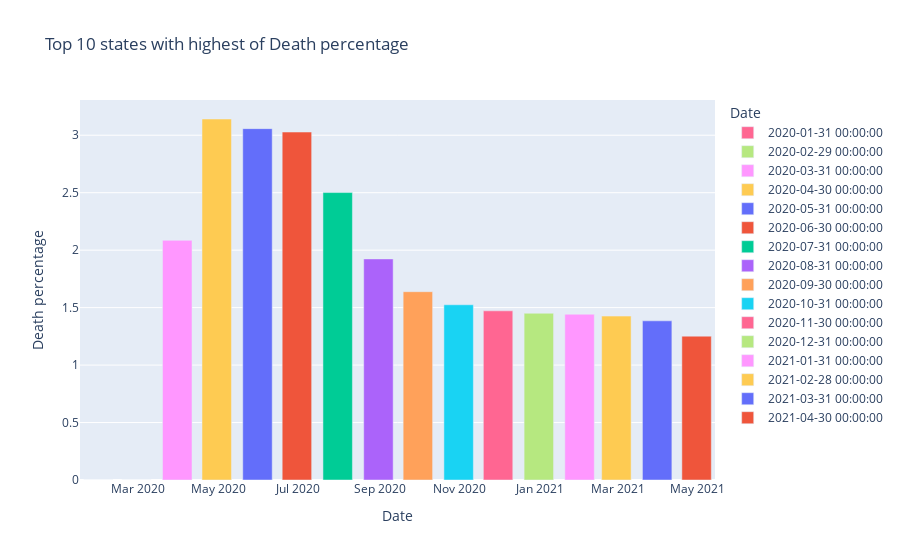

Source (notebook cell):
### Code cell
fig = px.bar(month_wise , 
             x='Date', 
             y='Death_percentage' ,
             hover_data=['Confirmed','Deaths'],color='Date',
             labels={'Death_percentage':'Death percentage'},
             title="Top 10 states with highest of Death percentage")
fig.show()

### Figure 1 — Plotly figure (JSON) as saved in the notebook; plotly's stock layout.template omitted (floating-point values rounded to 4 significant figures)
{"data": [{"alignmentgroup": "True", "customdata": [[2, 0]], "hovertemplate": "Date=%{x}<br>Death percentage=%{y}<br>Confirmed=%{customdata[0]}<br>Deaths=%{customdata[1]}<extra></extra>", "legendgroup": "2020-01-31 00:00:00", "marker": {"color": "#FF6692"}, "name": "2020-01-31 00:00:00", "offsetgroup": "2020-01-31 00:00:00", "orientation": "v", "showlegend": true, "textposition": "auto", "type": "bar", "x": ["2020-01-31T00:00:00"], "xaxis": "x", "y": [0], "yaxis": "y"}, {"alignmentgroup": "True", "customdata": [[86, 0]], "hovertemplate": "Date=%{x}<br>Death percentage=%{y}<br>Confirmed=%{customdata[0]}<br>Deaths=%{customdata[1]}<extra></extra>", "legendgroup": "2020-02-29 00:00:00", "marker": {"color": "#B6E880"}, "name": "2020-02-29 00:00:00", "offsetgroup": "2020-02-29 00:00:00", "orientation": "v", "showlegend": true, "textposition": "auto", "type": "bar", "x": ["2020-02-29T00:00:00"], "xaxis": "x", "y": [0], "yaxis": "y"}, {"alignmentgroup": "True", "customdata": [[9687, 202]], "hovertemplate": "Date=%{x}<br>Death percentage=%{y}<br>Confirmed=%{customdata[0]}<br>Deaths=%{customdata[1]}<extra></extra>", "legendgroup": "2020-03-31 00:00:00", "marker": {"color": "#FF97FF"}, "name": "2020-03-31 00:00:00", "offsetgroup": "2020-03-31 00:00:00", "orientation": "v", "showlegend": true, "textposition": "auto", "type": "bar", "x": ["2020-03-31T00:00:00"], "xaxis": "x", "y": [2.085], "yaxis": "y"}, {"alignmentgroup": "True", "customdata": [[422442, 13270]], "hovertemplate": "Date=%{x}<br>Death percentage=%{y}<br>Confirmed=%{customdata[0]}<br>Deaths=%{customdata[1]}<extra></extra>", "legendgroup": "2020-04-30 00:00:00", "marker": {"color": "#FECB52"}, "name": "2020-04-30 00:00:00", "offsetgroup": "2020-04-30 00:00:00", "orientation": "v", "showlegend": true, "textposition": "auto", "type": "bar", "x": ["2020-04-30T00:00:00"], "xaxis": "x", "y": [3.141], "yaxis": "y"}, {"alignmentgroup": "True", "customdata": [[2938234, 89834]], "hovertemplate": "Date=%{x}<br>Death percentage=%{y}<br>Confirmed=%{customdata[0]}<br>Deaths=%{customdata[1]}<extra></extra>", "legendgroup": "2020-05-31 00:00:00", "marker": {"color": "#636efa"}, "name": "2020-05-31 00:00:00", "offsetgroup": "2020-05-31 00:00:00", "orientation": "v", "showlegend": true, "textposition": "auto", "type": "bar", "x": ["2020-05-31T00:00:00"], "xaxis": "x", "y": [3.057], "yaxis": "y"}, {"alignmentgroup": "True", "customdata": [[10558374, 319690]], "hovertemplate": "Date=%{x}<br>Death percentage=%{y}<br>Confirmed=%{customdata[0]}<br>Deaths=%{customdata[1]}<extra></extra>", "legendgroup": "2020-06-30 00:00:00", "marker": {"color": "#EF553B"}, "name": "2020-06-30 00:00:00", "offsetgroup": "2020-06-30 00:00:00", "orientation": "v", "showlegend": true, "textposition": "auto", "type": "bar", "x": ["2020-06-30T00:00:00"], "xaxis": "x", "y": [3.028], "yaxis": "y"}, {"alignmentgroup": "True", "customdata": [[31726501, 793511]], "hovertemplate": "Date=%{x}<br>Death percentage=%{y}<br>Confirmed=%{customdata[0]}<br>Deaths=%{customdata[1]}<extra></extra>", "legendgroup": "2020-07-31 00:00:00", "marker": {"color": "#00cc96"}, "name": "2020-07-31 00:00:00", "offsetgroup": "2020-07-31 00:00:00", "orientation": "v", "showlegend": true, "textposition": "auto", "type": "bar", "x": ["2020-07-31T00:00:00"], "xaxis": "x", "y": [2.501], "yaxis": "y"}, {"alignmentgroup": "True", "customdata": [[80749620, 1553468]], "hovertemplate": "Date=%{x}<br>Death percentage=%{y}<br>Confirmed=%{customdata[0]}<br>Deaths=%{customdata[1]}<extra></extra>", "legendgroup": "2020-08-31 00:00:00", "marker": {"color": "#ab63fa"}, "name": "2020-08-31 00:00:00", "offsetgroup": "2020-08-31 00:00:00", "orientation": "v", "showlegend": true, "textposition": "auto", "type": "bar", "x": ["2020-08-31T00:00:00"], "xaxis": "x", "y": [1.924], "yaxis": "y"}, {"alignmentgroup": "True", "customdata": [[149113758, 2443374]], "hovertemplate": "Date=%{x}<br>Death percentage=%{y}<br>Confirmed=%{customdata[0]}<br>Deaths=%{customdata[1]}<extra></extra>", "legendgroup": "2020-09-30 00:00:00", "marker": {"color": "#FFA15A"}, "name": "2020-09-30 00:00:00", "offsetgroup": "2020-09-30 00:00:00", "orientation": "v", "showlegend": true, "textposition": "auto", "type": "bar", "x": ["2020-09-30T00:00:00"], "xaxis": "x", "y": [1.639], "yaxis": "y"}, {"alignmentgroup": "True", "customdata": [[226770312, 3457615]], "hovertemplate": "Date=%{x}<br>Death percentage=%{y}<br>Confirmed=%{customdata[0]}<br>Deaths=%{customdata[1]}<extra></extra>", "legendgroup": "2020-10-31 00:00:00", "marker": {"color": "#19d3f3"}, "name": "2020-10-31 00:00:00", "offsetgroup": "2020-10-31 00:00:00", "orientation": "v", "showlegend": true, "textposition": "auto", "type": "bar", "x": ["2020-10-31T00:00:00"], "xaxis": "x", "y": [1.525], "yaxis": "y"}, {"alignmentgroup": "True", "customdata": [[264556412, 3894165]], "hovertemplate": "Date=%{x}<br>Death percentage=%{y}<br>Confirmed=%{customdata[0]}<br>Deaths=%{customdata[1]}<extra></extra>", "legendgroup": "2020-11-30 00:00:00", "marker": {"color": "#FF6692"}, "name": "2020-11-30 00:00:00", "offsetgroup": "2020-11-30 00:00:00", "orientation": "v", "showlegend": true, "textposition": "auto", "type": "bar", "x": ["2020-11-30T00:00:00"], "xaxis": "x", "y": [1.472], "yaxis": "y"}, {"alignmentgroup": "True", "customdata": [[307177353, 4457379]], "hovertemplate": "Date=%{x}<br>Death percentage=%{y}<br>Confirmed=%{customdata[0]}<br>Deaths=%{customdata[1]}<extra></extra>", "legendgroup": "2020-12-31 00:00:00", "marker": {"color": "#B6E880"}, "name": "2020-12-31 00:00:00", "offsetgroup": "2020-12-31 00:00:00", "orientation": "v", "showlegend": true, "textposition": "auto", "type": "bar", "x": ["2020-12-31T00:00:00"], "xaxis": "x", "y": [1.451], "yaxis": "y"}, {"alignmentgroup": "True", "customdata": [[326469747, 4709167]], "hovertemplate": "Date=%{x}<br>Death percentage=%{y}<br>Confirmed=%{customdata[0]}<br>Deaths=%{customdata[1]}<extra></extra>", "legendgroup": "2021-01-31 00:00:00", "marker": {"color": "#FF97FF"}, "name": "2021-01-31 00:00:00", "offsetgroup": "2021-01-31 00:00:00", "orientation": "v", "showlegend": true, "textposition": "auto", "type": "bar", "x": ["2021-01-31T00:00:00"], "xaxis": "x", "y": [1.442], "yaxis": "y"}, {"alignmentgroup": "True", "customdata": [[305631803, 4359434]], "hovertemplate": "Date=%{x}<br>Death percentage=%{y}<br>Confirmed=%{customdata[0]}<br>Deaths=%{customdata[1]}<extra></extra>", "legendgroup": "2021-02-28 00:00:00", "marker": {"color": "#FECB52"}, "name": "2021-02-28 00:00:00", "offsetgroup": "2021-02-28 00:00:00", "orientation": "v", "showlegend": true, "textposition": "auto", "type": "bar", "x": ["2021-02-28T00:00:00"], "xaxis": "x", "y": [1.426], "yaxis": "y"}, {"alignmentgroup": "True", "customdata": [[356305616, 4935253]], "hovertemplate": "Date=%{x}<br>Death percentage=%{y}<br>Confirmed=%{customdata[0]}<br>Deaths=%{customdata[1]}<extra></extra>", "legendgroup": "2021-03-31 00:00:00", "marker": {"color": "#636efa"}, "name": "2021-03-31 00:00:00", "offsetgroup": "2021-03-31 00:00:00", "orientation": "v", "showlegend": true, "textposition": "auto", "type": "bar", "x": ["2021-03-31T00:00:00"], "xaxis": "x", "y": [1.385], "yaxis": "y"}, {"alignmentgroup": "True", "customdata": [[300740086, 3764157]], "hovertemplate": "Date=%{x}<br>Death percentage=%{y}<br>Confirmed=%{customdata[0]}<br>Deaths=%{customdata[1]}<extra></extra>", "legendgroup": "2021-04-30 00:00:00", "marker": {"color": "#EF553B"}, "name": "2021-04-30 00:00:00", "offsetgroup": "2021-04-30 00:00:00", "orientation": "v", "showlegend": true, "textposition": "auto", "type": "bar", "x": ["2021-04-30T00:00:00"], "xaxis": "x", "y": [1.252], "yaxis": "y"}], "layout": {"barmode": "relative", "legend": {"title": {"text": "Date"}, "tracegroupgap": 0}, "title": {"text": "Top 10 states with highest of Death percentage"}, "xaxis": {"anchor": "y", "categoryarray": [1580428800000000000, 1582934400000000000, 1585612800000000000, 1588204800000000000, 1590883200000000000, 1593475200000000000, 1596153600000000000, 1598832000000000000, 1601424000000000000, 1604102400000000000, 1606694400000000000, 1609372800000000000, 1612051200000000000, 1614470400000000000, 1617148800000000000, 1619740800000000000], "categoryorder": "array", "domain": [0, 1], "title": {"text": "Date"}}, "yaxis": {"anchor": "x", "domain": [0, 1], "title": {"text": "Death percentage"}}}}
